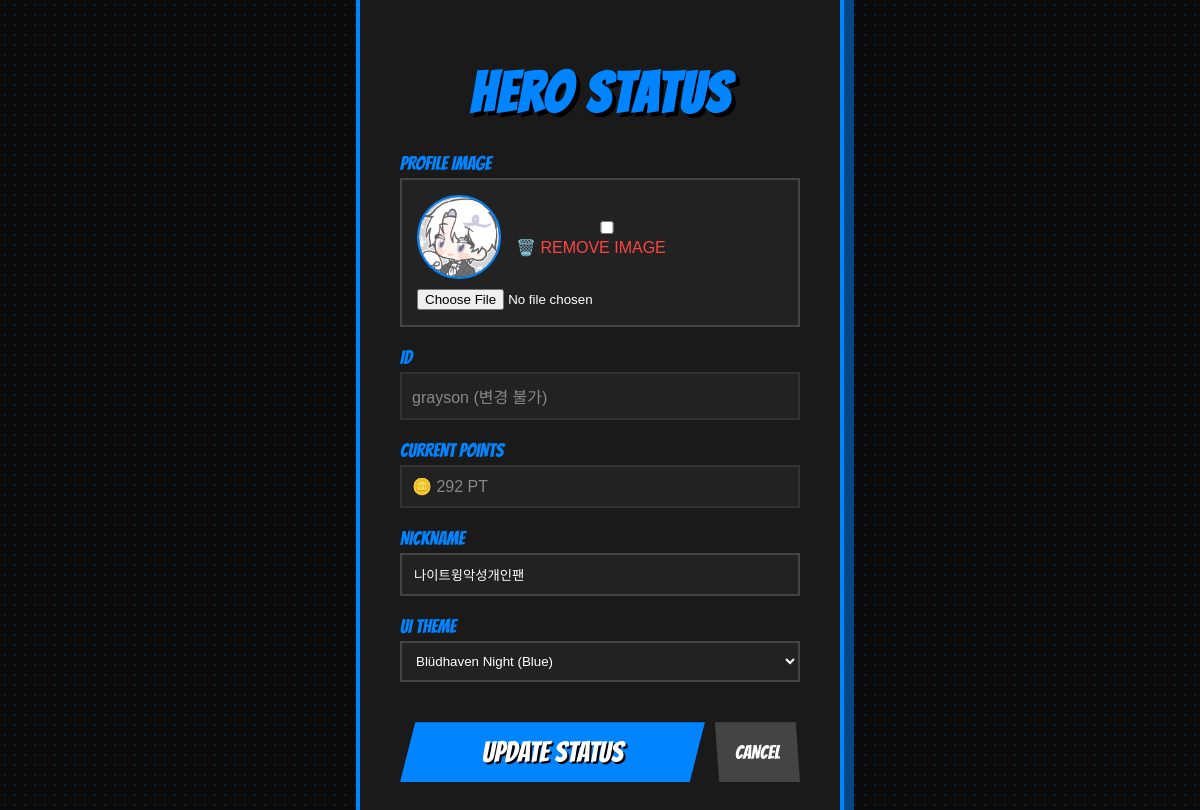
Screenshot of /accounts/profile/update/ (signed in) with the database file from the repository.
### accounts/models.py (models this page shows, shortened)
class User(AbstractUser):
    nickname = models.CharField(max_length=50, unique=True)
    REQUIRED_FIELDS = ['nickname', 'email']
    points = models.PositiveIntegerField(default=0)
    exp = models.PositiveIntegerField(default=0)
    streak_count = models.PositiveIntegerField(default=0)
    credits = models.PositiveIntegerField(default=0)
    profile_image = models.ImageField(upload_to='profile_images/', blank=True, null=True)
    theme_preference = models.CharField(max_length=20, default='default')

### accounts/views.py (the view, shortened to what this page needs)
# urls.py: path('profile/update/', views.profile_update, name='profile_update'),
@login_required
def profile_update(request):
    user = request.user
    return render(request, 'accounts/profile_update.html', {'user': user})

### accounts/templates/accounts/profile_update.html (shortened to what this page needs)
{% load static %}
<!DOCTYPE html>
<html>
<head>
    <link rel="stylesheet" href="{% static 'accounts/css/signup.css' %}">
</head>
<body>
    <div class="comic-box">
        <h2>HERO STATUS</h2>
        <form method="post" enctype="multipart/form-data">
            <span class="info-label">PROFILE IMAGE</span>
                <div class="form-group" style="background: #222; padding: 15px; border: 2px solid #444; margin-bottom: 20px;">
                    {% if user.profile_image %}
                        <div style="display: flex; align-items: center; gap: 15px; margin-bottom: 10px;">
                            <img src="{{ user.profile_image.url }}" style="width: 80px; height: 80px; border-radius: 50%; border: 2px solid var(--nw-blue); object-fit: cover;">
                            <label style="color: #ff4444; font-family: sans-serif; cursor: pointer;">
                                <input type="checkbox" name="delete_image" value="yes"> 🗑️ REMOVE IMAGE
                            </label>
                        </div>
                    {% else %}
                        <div style="width: 80px; height: 80px; border-radius: 50%; background: #444; border: 2px solid #666; margin-bottom: 10px; display: flex; justify-content: center; align-items: center; color: #888; font-family: sans-serif; font-size: 0.8rem;">NO IMAGE</div>
                    {% endif %}
                    <input type="file" name="profile_image" style="background: none; border: none; padding: 0;">
                </div>
            <span class="info-label">ID</span>
            <div class="read-only-box">{{ user.username }} (변경 불가)</div>
            <span class="info-label">CURRENT POINTS</span>
            <div class="read-only-box">🪙 {{ user.points }} PT</div>
            <span class="info-label">NICKNAME</span>
            <div class="form-group">
                <input type="text" name="nickname" value="{{ user.nickname }}" required>
            </div>
            <span class="info-label">UI THEME</span>
            <select name="theme_preference">
                <option value="default" {% if user.theme_preference == 'default' %}selected{% endif %}>Blüdhaven Night (Blue)</option>
            </select>
            <div class="btn-group">
                <button type="submit">UPDATE STATUS</button>
                <a href="{% url 'index' %}" class="toy btn-cancel" style="padding: 0 20px; margin-top: 0; font-family: 'Bangers'; font-size: 1.2rem;">CANCEL</a>
            </div>
        </form>
    </div>
</body>
</html>

### accounts/static/accounts/css/signup.css (style rules this page uses)
:root { --nw-blue: #0084ff; --nw-black: #0a0a0a; --nw-gray: #1a1a1a; --paper: #e0e0e0; --yellow: #ffeb3b; --green: #4caf50; }
body { background-color: var(--nw-black); background-image: radial-gradient(rgba(0, 132, 255, 0.2) 15%, transparent 16%); background-size: 10px 10px; font-family: 'Bangers', cursive; display: flex; justify-content: center; align-items: center; height: 100vh; margin: 0; color: white; }
.comic-box { background: var(--nw-gray); padding: 40px; border: 4px solid var(--nw-blue); box-shadow: 10px 10px 0px rgba(0, 132, 255, 0.5); max-width: 400px; width: 100%; position: relative; overflow: hidden; }
.comic-box::before { content: ""; position: absolute; top: 0; left: 0; width: 100%; height: 5px; background: var(--nw-blue); box-shadow: 0 0 15px var(--nw-blue); }
h2 { font-size: 3.5rem; text-align: center; color: var(--nw-blue); text-shadow: 4px 4px 0px black; margin-bottom: 30px; letter-spacing: 2px; }
.form-group { margin-bottom: 20px; }
input { width: 100%; padding: 12px; background: #222; border: 2px solid #444; color: white; font-family: sans-serif; box-sizing: border-box; transition: 0.3s; }
button { width: 100%; padding: 15px; background: var(--nw-blue); color: white; border: none; font-family: 'Bangers', cursive; font-size: 1.8rem; cursor: pointer; text-shadow: 2px 2px 0px black; transition: 0.2s; clip-path: polygon(5% 0%, 100% 0%, 95% 100%, 0% 100%); }

### accounts/templates/accounts/profile_update.html (style rules this page uses)
.info-label { color: var(--nw-blue); font-size: 1.2rem; margin-bottom: 5px; display: block; }
.read-only-box { background: #222; border: 2px solid #333; padding: 10px; margin-bottom: 20px; color: #888; font-family: sans-serif; }
.btn-group { display: flex; gap: 10px; margin-top: 20px; }
.btn-cancel { background: #444; text-decoration: none; display: flex; justify-content: center; align-items: center; color: white; clip-path: polygon(0% 0%, 95% 0%, 100% 100%, 5% 100%); }
select { width: 100%; padding: 10px; background: #222; color: white; border: 2px solid #444; margin-bottom: 20px; }

### rows the page displays
User: profile_image (picture), username "grayson", points "292", nickname "나이트윙악성개인팬", theme_preference "Blüdhaven Night (Blue)"
